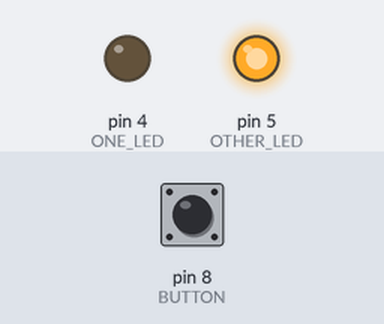
The sketch below on a simulated Arduino Uno, built with avr-gcc and run on an emulated ATmega328P. On the bench: output pins drawn as LEDs (lit = HIGH). Inputs (shaded band) come from the test bench; at power-on: pin 8 (BUTTON) LOW.

Above: at 1.2 s.
1.3 s: pin 8 (BUTTON) pulled HIGH for 0.15 s
At 1.37 s:
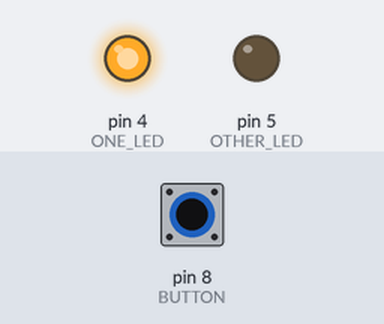
2.9 s: pin 8 (BUTTON) pulled HIGH for 3.2 s
At 7.1 s:
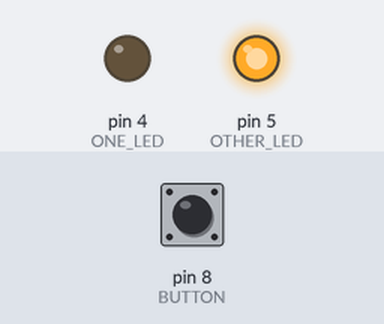
Timing chart, 0 to 8.6 s (numbered marks = the images above; inputs shaded):
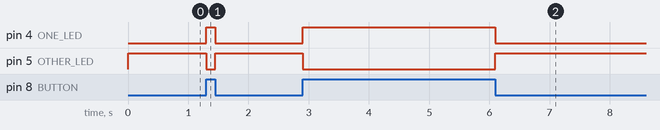

The sketch:

D_button_led3.ino
```cpp
// IF A BUTTON IS PRESSED, IT TURNS ON ONE LED, IF IT IS LEFT PRESSED, IT TURNS ON THE OTHER
int buttonstate=0; //Saves the button state
void setup() {
pinMode(4,OUTPUT); //ONE LED
pinMode(8,INPUT); // BUTTON
pinMode(5,OUTPUT); //OTHER LED
}

void loop() {
buttonstate=digitalRead(8);
if(buttonstate==HIGH){
  digitalWrite(4,HIGH);
  digitalWrite(5,LOW);
} else{
  digitalWrite(4,LOW);
  digitalWrite(5,HIGH);
}
}
```

Measured:
- after the input at 1.3 s, pin 4 (ONE_LED): LOW → HIGH at once, → LOW 0.15 s later; pin 5 (OTHER_LED): HIGH → LOW at once, → HIGH 0.15 s later
- after the input at 2.9 s, pin 4 (ONE_LED): LOW → HIGH at once, → LOW 3.2 s later; pin 5 (OTHER_LED): HIGH → LOW at once, → HIGH 3.2 s later
